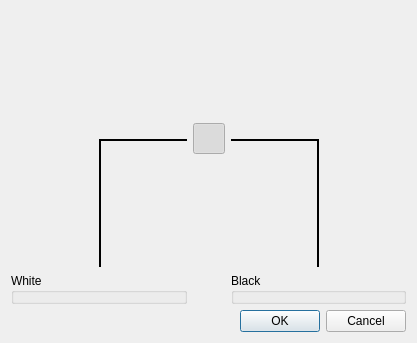
<?xml version="1.0" encoding="UTF-8"?>
<ui version="4.0">
 <class>PairTimeControlDialog</class>
 <widget class="QDialog" name="PairTimeControlDialog">
  <property name="geometry">
   <rect>
    <x>0</x>
    <y>0</y>
    <width>417</width>
    <height>343</height>
   </rect>
  </property>
  <property name="windowTitle">
   <string>Time Control</string>
  </property>
  <layout class="QVBoxLayout" name="verticalLayout">
   <item>
    <layout class="QGridLayout" name="gridLayout">
     <property name="sizeConstraint">
      <enum>QLayout::SetDefaultConstraint</enum>
     </property>
     <item row="0" column="1">
      <widget class="QToolButton" name="m_sameTc">
       <property name="toolTip">
        <string>Link/unlink white's and black's time controls</string>
       </property>
       <property name="icon">
        <iconset resource="../res/icons/icons.qrc">
         <normaloff>:/icons/toolbutton/lock-open.svg</normaloff>
         <normalon>:/icons/toolbutton/lock-closed.svg</normalon>:/icons/toolbutton/lock-open.svg</iconset>
       </property>
       <property name="iconSize">
        <size>
         <width>24</width>
         <height>24</height>
        </size>
       </property>
       <property name="checkable">
        <bool>true</bool>
       </property>
       <property name="checked">
        <bool>true</bool>
       </property>
      </widget>
     </item>
     <item row="0" column="0">
      <layout class="QHBoxLayout" name="horizontalLayout_4">
       <property name="spacing">
        <number>0</number>
       </property>
       <item>
        <spacer name="horizontalSpacer">
         <property name="orientation">
          <enum>Qt::Horizontal</enum>
         </property>
         <property name="sizeHint" stdset="0">
          <size>
           <width>0</width>
           <height>0</height>
          </size>
         </property>
        </spacer>
       </item>
       <item>
        <layout class="QVBoxLayout" name="verticalLayout_4">
         <property name="spacing">
          <number>0</number>
         </property>
         <item>
          <spacer name="verticalSpacer">
           <property name="orientation">
            <enum>Qt::Vertical</enum>
           </property>
           <property name="sizeHint" stdset="0">
            <size>
             <width>0</width>
             <height>0</height>
            </size>
           </property>
          </spacer>
         </item>
         <item>
          <widget class="QFrame" name="frame_2">
           <property name="sizePolicy">
            <sizepolicy hsizetype="MinimumExpanding" vsizetype="MinimumExpanding">
             <horstretch>0</horstretch>
             <verstretch>0</verstretch>
            </sizepolicy>
           </property>
           <property name="styleSheet">
            <string notr="true">QFrame {
    border-top: 2px solid;
    border-left: 2px solid;
    border-right: 0px;
    border-bottom: 0px;
}</string>
           </property>
           <property name="frameShape">
            <enum>QFrame::StyledPanel</enum>
           </property>
           <property name="frameShadow">
            <enum>QFrame::Plain</enum>
           </property>
           <property name="lineWidth">
            <number>2</number>
           </property>
          </widget>
         </item>
        </layout>
       </item>
      </layout>
     </item>
     <item row="1" column="2">
      <widget class="QGroupBox" name="m_timeControlGroupBoxBlack">
       <property name="accessibleDescription">
        <string>Time Control for 2nd Player</string>
       </property>
       <property name="title">
        <string>Black</string>
       </property>
       <property name="checkable">
        <bool>false</bool>
       </property>
       <property name="checked">
        <bool>false</bool>
       </property>
       <layout class="QVBoxLayout" name="verticalLayout_2">
        <property name="spacing">
         <number>0</number>
        </property>
        <property name="leftMargin">
         <number>0</number>
        </property>
        <property name="topMargin">
         <number>0</number>
        </property>
        <property name="rightMargin">
         <number>0</number>
        </property>
        <property name="bottomMargin">
         <number>0</number>
        </property>
        <item>
         <widget class="TimeControlWidget" name="m_timeControlWidgetBlack" native="true"/>
        </item>
       </layout>
      </widget>
     </item>
     <item row="1" column="0">
      <widget class="QGroupBox" name="m_timeControlGroupBoxWhite">
       <property name="toolTip">
        <string>Select common or separate time controls</string>
       </property>
       <property name="title">
        <string>White</string>
       </property>
       <property name="checked">
        <bool>false</bool>
       </property>
       <layout class="QVBoxLayout" name="verticalLayout_3">
        <property name="spacing">
         <number>0</number>
        </property>
        <property name="leftMargin">
         <number>0</number>
        </property>
        <property name="topMargin">
         <number>0</number>
        </property>
        <property name="rightMargin">
         <number>0</number>
        </property>
        <property name="bottomMargin">
         <number>0</number>
        </property>
        <item>
         <widget class="TimeControlWidget" name="m_timeControlWidgetWhite" native="true"/>
        </item>
       </layout>
      </widget>
     </item>
     <item row="0" column="2">
      <layout class="QHBoxLayout" name="horizontalLayout_3">
       <property name="spacing">
        <number>0</number>
       </property>
       <item>
        <layout class="QVBoxLayout" name="verticalLayout_5">
         <property name="spacing">
          <number>0</number>
         </property>
         <item>
          <spacer name="verticalSpacer_2">
           <property name="orientation">
            <enum>Qt::Vertical</enum>
           </property>
           <property name="sizeHint" stdset="0">
            <size>
             <width>0</width>
             <height>0</height>
            </size>
           </property>
          </spacer>
         </item>
         <item>
          <widget class="QFrame" name="frame">
           <property name="sizePolicy">
            <sizepolicy hsizetype="MinimumExpanding" vsizetype="MinimumExpanding">
             <horstretch>0</horstretch>
             <verstretch>0</verstretch>
            </sizepolicy>
           </property>
           <property name="styleSheet">
            <string notr="true">QFrame {
    border-top: 2px solid;
    border-left: 0px;
    border-right: 2px solid;
    border-bottom: 0px;
}</string>
           </property>
           <property name="frameShape">
            <enum>QFrame::StyledPanel</enum>
           </property>
           <property name="frameShadow">
            <enum>QFrame::Plain</enum>
           </property>
           <property name="lineWidth">
            <number>2</number>
           </property>
          </widget>
         </item>
        </layout>
       </item>
       <item>
        <spacer name="horizontalSpacer_2">
         <property name="orientation">
          <enum>Qt::Horizontal</enum>
         </property>
         <property name="sizeHint" stdset="0">
          <size>
           <width>0</width>
           <height>0</height>
          </size>
         </property>
        </spacer>
       </item>
      </layout>
     </item>
    </layout>
   </item>
   <item>
    <widget class="QDialogButtonBox" name="buttonBox">
     <property name="orientation">
      <enum>Qt::Horizontal</enum>
     </property>
     <property name="standardButtons">
      <set>QDialogButtonBox::Cancel|QDialogButtonBox::Ok</set>
     </property>
    </widget>
   </item>
  </layout>
 </widget>
 <customwidgets>
  <customwidget>
   <class>TimeControlWidget</class>
   <extends>QWidget</extends>
   <header>timecontrolwidget.h</header>
   <container>1</container>
  </customwidget>
 </customwidgets>
 <resources>
  <include location="../res/icons/icons.qrc"/>
 </resources>
 <connections>
  <connection>
   <sender>buttonBox</sender>
   <signal>accepted()</signal>
   <receiver>PairTimeControlDialog</receiver>
   <slot>accept()</slot>
   <hints>
    <hint type="sourcelabel">
     <x>248</x>
     <y>254</y>
    </hint>
    <hint type="destinationlabel">
     <x>157</x>
     <y>274</y>
    </hint>
   </hints>
  </connection>
  <connection>
   <sender>buttonBox</sender>
   <signal>rejected()</signal>
   <receiver>PairTimeControlDialog</receiver>
   <slot>reject()</slot>
   <hints>
    <hint type="sourcelabel">
     <x>316</x>
     <y>260</y>
    </hint>
    <hint type="destinationlabel">
     <x>286</x>
     <y>274</y>
    </hint>
   </hints>
  </connection>
 </connections>
</ui>
